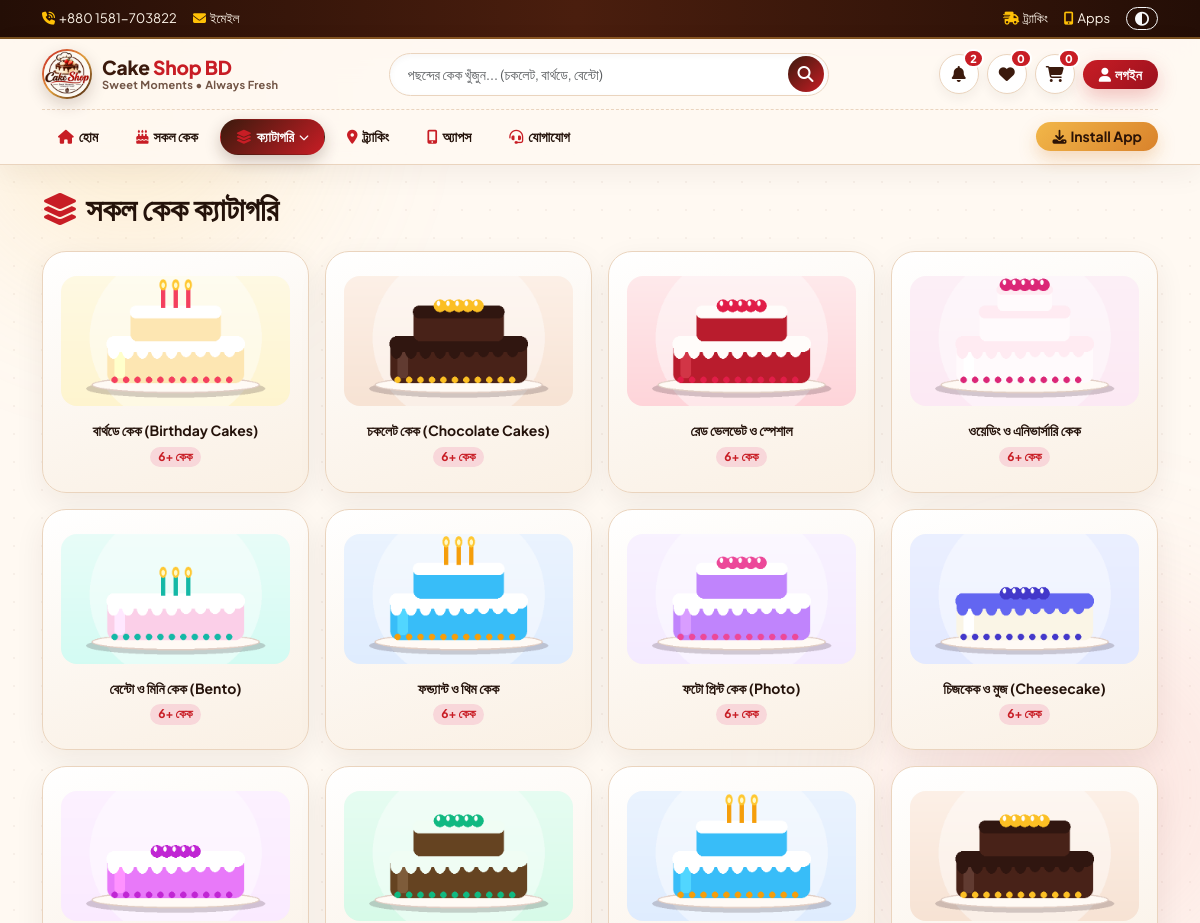
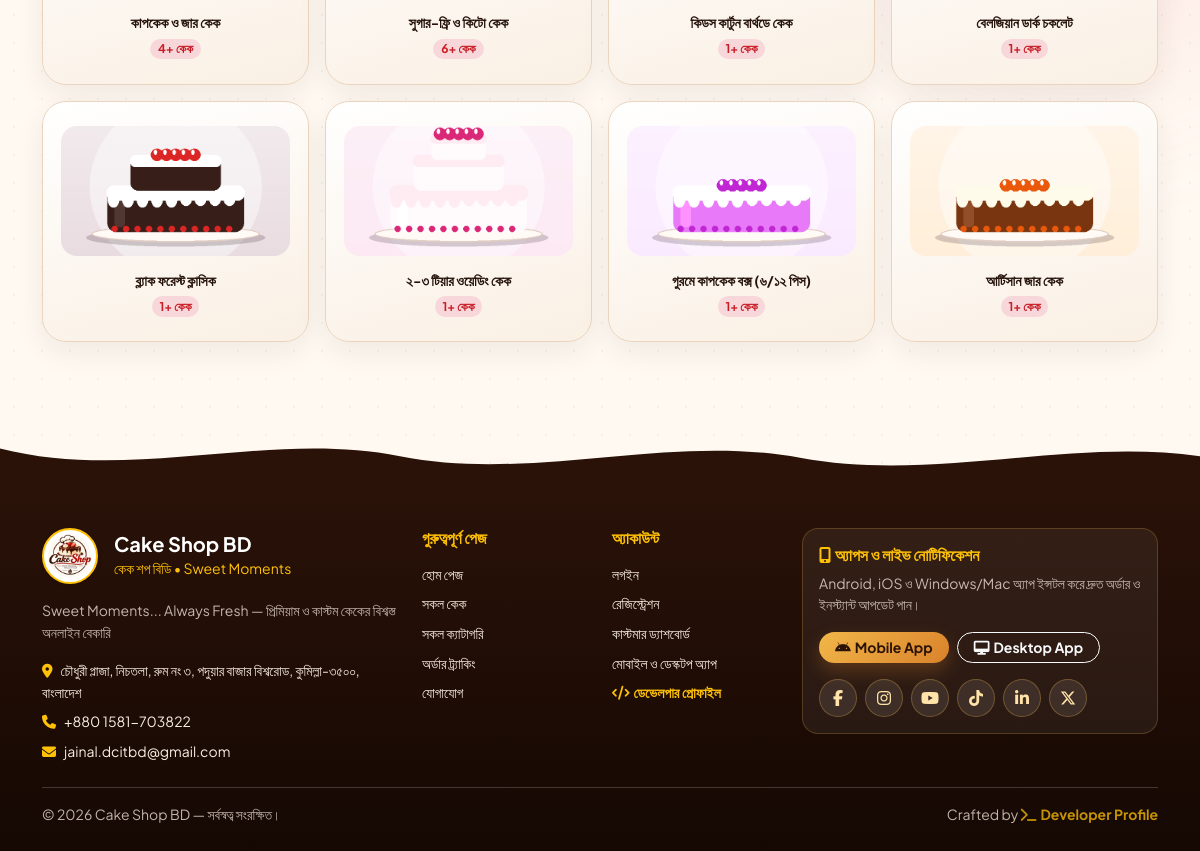
The app's page /category.php with its own data (2 pictures, top to bottom).
### tables this page shows
CREATE TABLE categories (
    id INTEGER PRIMARY KEY AUTOINCREMENT,
    parent_id INTEGER DEFAULT 0,
    name TEXT NOT NULL,
    slug TEXT UNIQUE NOT NULL,
    icon TEXT DEFAULT 'fa-cake-candles',
    image TEXT DEFAULT '',
    sort_order INTEGER DEFAULT 0,
    status INTEGER DEFAULT 1
);

### includes/config.php (called while the page is built, shortened)
<?php
function base_url(string $path = ''): string {
    static $base = null;
    if ($base === null) {
        $scheme = (!empty($_SERVER['HTTPS']) && $_SERVER['HTTPS'] !== 'off') ? 'https' : 'http';
        $host = $_SERVER['HTTP_HOST'] ?? 'localhost';
        $scriptDir = str_replace('\\', '/', dirname($_SERVER['SCRIPT_NAME'] ?? '/index.php'));
        $scriptDir = preg_replace('#/(admin|customer|api)(/.*)?$#', '', $scriptDir);
        $base = rtrim($scheme . '://' . $host . $scriptDir, '/');
    }
    return $base . ($path !== '' ? '/' . ltrim($path, '/') : '');
}
function asset_url(string $path): string {
    return base_url($path);
}
function e($str): string {
    return htmlspecialchars((string)$str, ENT_QUOTES, 'UTF-8');
}

### category.php (the view, shortened to what this page needs)
<?php
$pdo = db();
$slug = trim($_GET['slug'] ?? '');
if ($slug !== '') {
    $stmt = $pdo->prepare("SELECT * FROM categories WHERE slug = ?");
    $stmt->execute([$slug]);
    $cat = $stmt->fetch();
} else {
    $cat = null;
}
require_once __DIR__ . '/includes/header.php';
$allCats = $pdo->query("SELECT c.*, (SELECT COUNT(*) FROM products p WHERE p.category_id = c.id AND p.status=1) as p_count FROM categories c WHERE c.status=1 ORDER BY c.sort_order ASC")->fetchAll();
?>
<div class="container py-3 py-md-4">
  <?php if ($cat):
    $pStmt = $pdo->prepare("SELECT p.*, b.name AS brand_name FROM products p LEFT JOIN brands b ON b.id = p.brand_id LEFT JOIN categories c ON c.id = p.category_id WHERE p.status=1 AND (p.category_id = ? OR c.parent_id = ?) ORDER BY p.id DESC");
    $pStmt->execute([$cat['id'], $cat['id']]);
    $items = $pStmt->fetchAll();
  ?>
    <div class="p-3 p-md-4 rounded-4 mb-4 d-flex flex-wrap justify-content-between align-items-center gap-2 soft-brand-banner shadow-sm">
      <div>
        <a href="category.php" class="text-warning small">&larr; সকল ক্যাটাগরি</a>
        <h2 class="fw-bold mb-1 mt-1"><i class="fa-solid <?= e($cat['icon']) ?> me-2"></i><?= e($cat['name']) ?></h2>
        <p class="mb-0 small opacity-90">মোট <?= count($items) ?>টি প্রিমিয়াম কেক পাওয়া গেছে</p>
      </div>
      <a href="products.php?category=<?= (int)$cat['id'] ?>" class="btn btn-warning btn-sm rounded-pill fw-bold px-3">ফিল্টারসহ দেখুন</a>
    </div>
    <div class="row row-cols-2 row-cols-md-3 row-cols-xl-4 g-2 g-md-3">
      <?php foreach ($items as $p): ?>
        <div class="col"><?= render_cake_card($p, $p['brand_name'] ?? 'Cake Shop BD', $favIds) ?></div>
      <?php endforeach; ?>
    </div>
  <?php else: ?>
    <h2 class="fw-bold mb-4"><i class="fa-solid fa-layer-group text-danger me-2"></i>সকল কেক ক্যাটাগরি</h2>
    <div class="row g-2 g-md-3">
      <?php foreach ($allCats as $c): ?>
        <div class="col-6 col-md-4 col-lg-3">
          <a href="category.php?slug=<?= e($c['slug']) ?>" class="benefit-3d-card d-block text-center">
            <img src="<?= e(asset_url($c['image'] ?: 'assets/images/cakes/chocolate-truffle.png')) ?>" alt="<?= e($c['name']) ?>" class="rounded-4 mb-2 mb-md-3 w-100" style="height:130px;object-fit:cover;">
            <h6 class="fw-bold mb-1 small"><?= e($c['name']) ?></h6>
            <span class="badge bg-danger-subtle text-danger rounded-pill"><?= (int)$c['p_count'] ?>+ কেক</span>
          </a>
        </div>
      <?php endforeach; ?>
    </div>
  <?php endif; ?>
</div>
<?php require_once __DIR__ . '/includes/footer.php'; ?>

### records on screen
categories: image (picture), name "বার্থডে কেক (Birthday Cakes)", p_count "6"
categories: image (picture), name "চকলেট কেক (Chocolate Cakes)", p_count "6"
categories: image (picture), name "রেড ভেলভেট ও স্পেশাল", p_count "6"
categories: image (picture), name "ওয়েডিং ও এনিভার্সারি কেক", p_count "6"
categories: image (picture), name "বেন্টো ও মিনি কেক (Bento)", p_count "6"
categories: image (picture), name "ফন্ড্যান্ট ও থিম কেক", p_count "6"
categories: image (picture), name "ফটো প্রিন্ট কেক (Photo)", p_count "6"
categories: image (picture), name "চিজকেক ও মুজ (Cheesecake)", p_count "6"
categories: image (picture), name "কাপকেক ও জার কেক", p_count "4"
categories: image (picture), name "সুগার-ফ্রি ও কিটো কেক", p_count "6"
categories: image (picture), name "কিডস কার্টুন বার্থডে কেক", p_count "1"
categories: image (picture), name "বেলজিয়ান ডার্ক চকলেট", p_count "1"
categories: image (picture), name "ব্ল্যাক ফরেস্ট ক্লাসিক", p_count "1"
categories: image (picture), name "২-৩ টিয়ার ওয়েডিং কেক", p_count "1"
categories: image (picture), name "গুরমে কাপকেক বক্স (৬/১২ পিস)", p_count "1"
categories: image (picture), name "আর্টিসান জার কেক", p_count "1"

### other values on screen
setting('phone') "+880 1581-703822"
$unreadNotif "2"
favorite_count() "0"
cart_count() "0"
setting('site_name') "Cake Shop BD"
setting('site_bn_name') "কেক শপ বিডি"
setting('tagline') "Sweet Moments... Always Fresh — প্রিমিয়াম ও কাস্টম কেকের বিশ্বস্ত অনলাইন বেকারি"
setting('address') "চৌধুরী প্লাজা, নিচতলা, রুম নং ৩, পদুয়ার বাজার বিশ্বরোড, কুমিল্লা-৩৫০০, বাংলাদেশ"
setting('email') "jainal.dcitbd@gmail.com"
